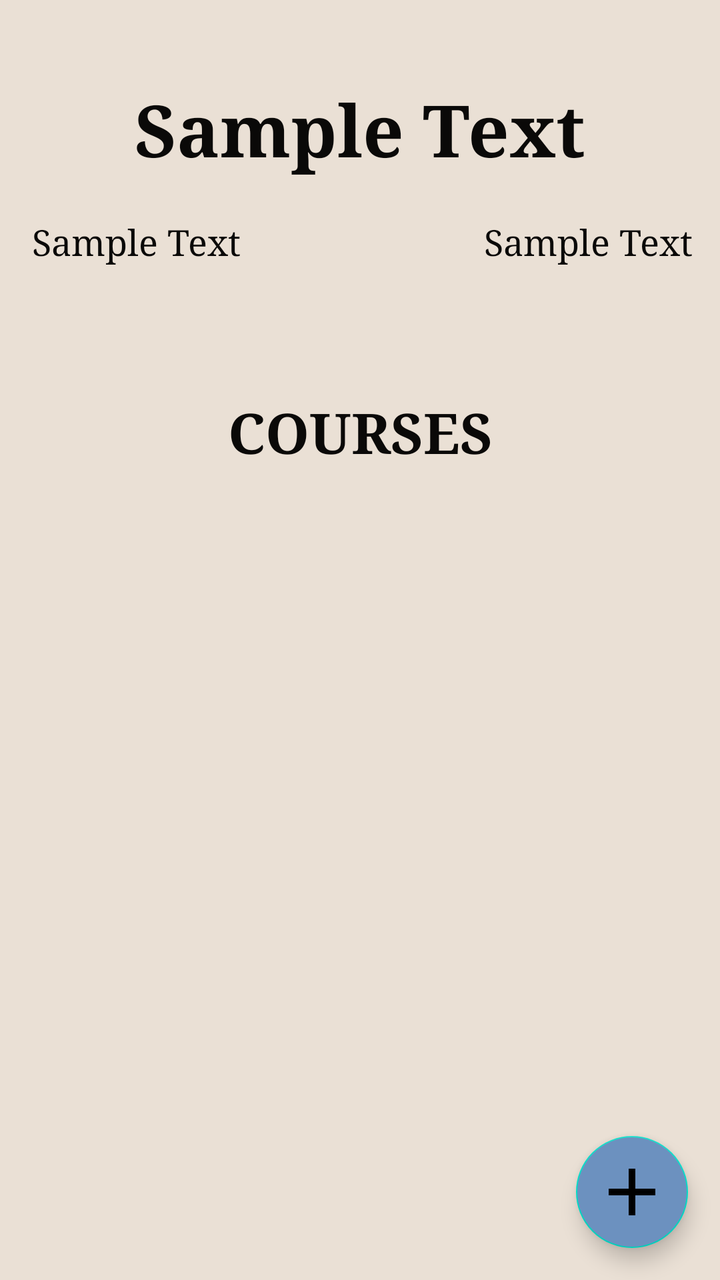
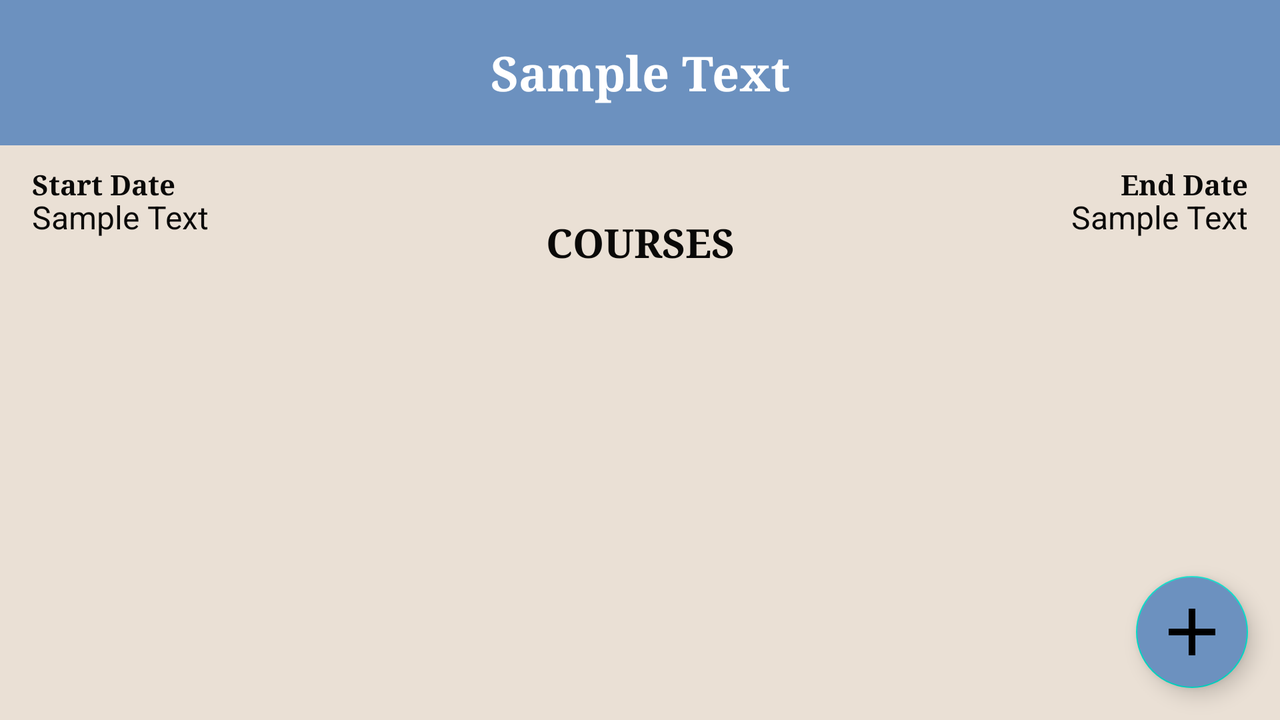

The same Android screen from two of the app's own layout files: first res/layout/ as a phone draws it, then the repository's variant for another configuration, drawn on a device whose configuration selects that folder. Both files follow.
<!-- AndroidManifest.xml: application theme Theme.AcademicScheduler -->
<!-- res/layout/activity_term_details.xml -->
<?xml version="1.0" encoding="utf-8"?>
<androidx.constraintlayout.widget.ConstraintLayout xmlns:android="http://schemas.android.com/apk/res/android"
    xmlns:app="http://schemas.android.com/apk/res-auto"
    xmlns:tools="http://schemas.android.com/tools"
    android:layout_width="match_parent"
    android:layout_height="match_parent"
    android:background="@color/almond"
    tools:context=".TermDetails">

    <TextView
        android:id="@+id/term_name_detail_textview"
        android:layout_width="wrap_content"
        android:layout_height="wrap_content"
        android:layout_marginTop="40dp"
        android:fontFamily="serif"
        android:text="@string/sample_text"
        android:textColor="@color/black_rich"
        android:textSize="36sp"
        android:textStyle="bold"
        app:layout_constraintEnd_toEndOf="parent"
        app:layout_constraintStart_toStartOf="parent"
        app:layout_constraintTop_toTopOf="parent" />


    <TextView
        android:id="@+id/term_start_detail_textview"
        android:layout_width="wrap_content"
        android:layout_height="wrap_content"
        android:layout_marginStart="16dp"
        android:layout_marginTop="20dp"
        android:fontFamily="serif"
        android:text="@string/sample_text"
        android:textColor="@color/black_rich"
        android:textSize="18sp"
        app:layout_constraintStart_toStartOf="parent"
        app:layout_constraintTop_toBottomOf="@+id/term_name_detail_textview" />

    <TextView
        android:id="@+id/term_end_detail_textview"
        android:layout_width="wrap_content"
        android:layout_height="wrap_content"
        android:layout_marginTop="20dp"
        android:fontFamily="serif"
        android:text="@string/sample_text"
        android:textColor="@color/black_rich"
        android:textSize="18sp"
        app:layout_constraintEnd_toEndOf="parent"
        app:layout_constraintHorizontal_bias="0.901"
        app:layout_constraintStart_toEndOf="@+id/term_start_detail_textview"
        app:layout_constraintTop_toBottomOf="@+id/term_name_detail_textview" />

    <TextView
        android:id="@+id/course_title_textview"
        android:layout_width="wrap_content"
        android:layout_height="wrap_content"
        android:layout_marginTop="108dp"
        android:layout_marginBottom="30dp"
        android:fontFamily="serif"
        android:text="@string/courses"
        android:textColor="@color/black_rich"
        android:textSize="28sp"
        android:textStyle="bold"
        app:layout_constraintEnd_toEndOf="parent"
        app:layout_constraintStart_toStartOf="parent"
        app:layout_constraintBottom_toTopOf="@+id/term_detail_recyclerview"
        app:layout_constraintTop_toBottomOf="@+id/term_name_detail_textview" />

    <androidx.recyclerview.widget.RecyclerView
        android:id="@+id/term_detail_recyclerview"
        android:layout_width="0dp"
        android:layout_height="0dp"
        app:layout_constraintBottom_toBottomOf="parent"
        app:layout_constraintEnd_toEndOf="parent"
        app:layout_constraintStart_toStartOf="parent"
        app:layout_constraintTop_toBottomOf="@+id/course_title_textview" />

    <com.google.android.material.floatingactionbutton.FloatingActionButton
        android:id="@+id/add_course_fab"
        android:layout_width="wrap_content"
        android:layout_height="wrap_content"
        android:layout_marginEnd="16dp"
        android:layout_marginBottom="16dp"
        android:backgroundTint="@color/blue_gray"
        android:contentDescription="@string/add_course"
        android:src="@drawable/add_asset"
        app:layout_constraintBottom_toBottomOf="parent"
        app:layout_constraintEnd_toEndOf="parent"
        app:maxImageSize="40dp" />


</androidx.constraintlayout.widget.ConstraintLayout>
<!-- resources referenced by this layout -->
<resources>
  <color name="almond">#EAE0D5</color>
  <color name="black_rich">#0A0908</color>
  <color name="blue_gray">#6C91BF</color>
  <!-- drawable add_asset (drawable) -->
  <vector android:height="24dp" android:tint="#EAE0D5"
      android:viewportHeight="24" android:viewportWidth="24"
      android:width="24dp" xmlns:android="http://schemas.android.com/apk/res/android">
      <path android:fillColor="@android:color/white" android:pathData="M19,13h-6v6h-2v-6H5v-2h6V5h2v6h6v2z"/>
  </vector>
  <string name="add_course">add course</string>
  <string name="courses">COURSES</string>
  <string name="sample_text">Sample Text</string>
  <style name="Theme.AcademicScheduler" parent="Theme.MaterialComponents.DayNight.DarkActionBar">
          
          <item name="colorPrimary">@color/gunmetal</item>
          <item name="colorPrimaryDark">@color/black_rich</item>
          <item name="colorOnPrimary">@color/gunmetal</item>
          <item name="colorAccent">@color/blue_gray</item>
          
          <item name="android:statusBarColor">?attr/colorPrimaryDark</item>
          
      </style>
  <color name="gunmetal">#22333B</color>
</resources>
<!-- res/layout-land/activity_term_details.xml (the repository's variant of the layout above) -->
<!-- drawn on the phone turned sideways -->
<?xml version="1.0" encoding="utf-8"?>
<androidx.constraintlayout.widget.ConstraintLayout xmlns:android="http://schemas.android.com/apk/res/android"
    xmlns:app="http://schemas.android.com/apk/res-auto"
    xmlns:tools="http://schemas.android.com/tools"
    android:layout_width="match_parent"
    android:layout_height="match_parent"
    android:background="@color/almond"
    tools:context=".TermDetails">

    <TextView
        android:id="@+id/term_name_detail_textview"
        android:layout_width="match_parent"
        android:layout_height="wrap_content"
        android:background="@color/blue_gray"
        android:fontFamily="serif"
        android:gravity="center"
        android:paddingTop="20dp"
        android:paddingBottom="20dp"
        android:text="@string/sample_text"
        android:textColor="@color/white"
        android:textSize="24sp"
        android:textStyle="bold"
        app:layout_constraintEnd_toEndOf="parent"
        app:layout_constraintStart_toStartOf="parent"
        app:layout_constraintTop_toTopOf="parent" />

    <TextView
        android:layout_width="wrap_content"
        android:layout_height="wrap_content"
        android:layout_marginStart="16dp"
        android:layout_marginTop="10dp"
        android:fontFamily="serif"
        android:text="@string/start_date_header"
        android:textColor="@color/black_rich"
        android:textSize="14sp"
        android:textStyle="bold"
        app:layout_constraintStart_toStartOf="parent"
        app:layout_constraintTop_toBottomOf="@+id/term_name_detail_textview" />

    <TextView
        android:id="@+id/term_start_detail_textview"
        android:layout_width="wrap_content"
        android:layout_height="wrap_content"
        android:layout_marginStart="16dp"
        android:layout_marginTop="25dp"
        android:text="@string/sample_text"
        android:textColor="@color/black_rich"
        android:textSize="16sp"
        app:layout_constraintStart_toStartOf="parent"
        app:layout_constraintTop_toBottomOf="@+id/term_name_detail_textview" />

    <TextView
        android:layout_width="wrap_content"
        android:layout_height="wrap_content"
        android:layout_marginTop="10dp"
        android:layout_marginEnd="16dp"
        android:fontFamily="serif"
        android:text="@string/end_date_header"
        android:textColor="@color/black_rich"
        android:textSize="14sp"
        android:textStyle="bold"
        app:layout_constraintEnd_toEndOf="parent"
        app:layout_constraintTop_toBottomOf="@+id/term_name_detail_textview" />

    <TextView
        android:id="@+id/term_end_detail_textview"
        android:layout_width="wrap_content"
        android:layout_height="wrap_content"
        android:layout_marginTop="25dp"
        android:layout_marginEnd="16dp"
        android:text="@string/sample_text"
        android:textColor="@color/black_rich"
        android:textSize="16sp"
        app:layout_constraintEnd_toEndOf="parent"
        app:layout_constraintTop_toBottomOf="@+id/term_name_detail_textview" />

    <TextView
        android:id="@+id/course_title_textview"
        android:layout_width="wrap_content"
        android:layout_height="wrap_content"
        android:layout_marginTop="35dp"
        android:layout_marginBottom="30dp"
        android:fontFamily="serif"
        android:text="@string/courses"
        android:textColor="@color/black_rich"
        android:textSize="20sp"
        android:textStyle="bold"
        app:layout_constraintBottom_toTopOf="@+id/term_detail_recyclerview"
        app:layout_constraintEnd_toEndOf="parent"
        app:layout_constraintStart_toStartOf="parent"
        app:layout_constraintTop_toBottomOf="@+id/term_name_detail_textview" />

    <androidx.recyclerview.widget.RecyclerView
        android:id="@+id/term_detail_recyclerview"
        android:layout_width="0dp"
        android:layout_height="0dp"
        app:layout_constraintBottom_toBottomOf="parent"
        app:layout_constraintEnd_toEndOf="parent"
        app:layout_constraintStart_toStartOf="parent"
        app:layout_constraintTop_toBottomOf="@+id/course_title_textview" />

    <com.google.android.material.floatingactionbutton.FloatingActionButton
        android:id="@+id/add_course_fab"
        android:layout_width="wrap_content"
        android:layout_height="wrap_content"
        android:layout_marginEnd="16dp"
        android:layout_marginBottom="16dp"
        android:backgroundTint="@color/blue_gray"
        android:contentDescription="@string/add_course"
        android:src="@drawable/add_asset"
        app:layout_constraintBottom_toBottomOf="parent"
        app:layout_constraintEnd_toEndOf="parent"
        app:maxImageSize="40dp" />

</androidx.constraintlayout.widget.ConstraintLayout>
<!-- resources referenced by the variant -->
<!-- as the phone turned sideways resolves them -->
<resources>
  <color name="almond">#EAE0D5</color>
  <color name="black_rich">#0A0908</color>
  <color name="blue_gray">#6C91BF</color>
  <color name="white">#FFFFFFFF</color>
  <!-- drawable add_asset (drawable) -->
  <vector android:height="24dp" android:tint="#EAE0D5"
      android:viewportHeight="24" android:viewportWidth="24"
      android:width="24dp" xmlns:android="http://schemas.android.com/apk/res/android">
      <path android:fillColor="@android:color/white" android:pathData="M19,13h-6v6h-2v-6H5v-2h6V5h2v6h6v2z"/>
  </vector>
  <string name="add_course">add course</string>
  <string name="courses">COURSES</string>
  <string name="end_date_header">End Date</string>
  <string name="sample_text">Sample Text</string>
  <string name="start_date_header">Start Date</string>
  <style name="Theme.AcademicScheduler" parent="Theme.MaterialComponents.DayNight.DarkActionBar">
          
          <item name="colorPrimary">@color/gunmetal</item>
          <item name="colorPrimaryDark">@color/black_rich</item>
          <item name="colorOnPrimary">@color/gunmetal</item>
          <item name="colorAccent">@color/blue_gray</item>
          
          <item name="android:statusBarColor">?attr/colorPrimaryDark</item>
          
      </style>
  <color name="gunmetal">#22333B</color>
</resources>
